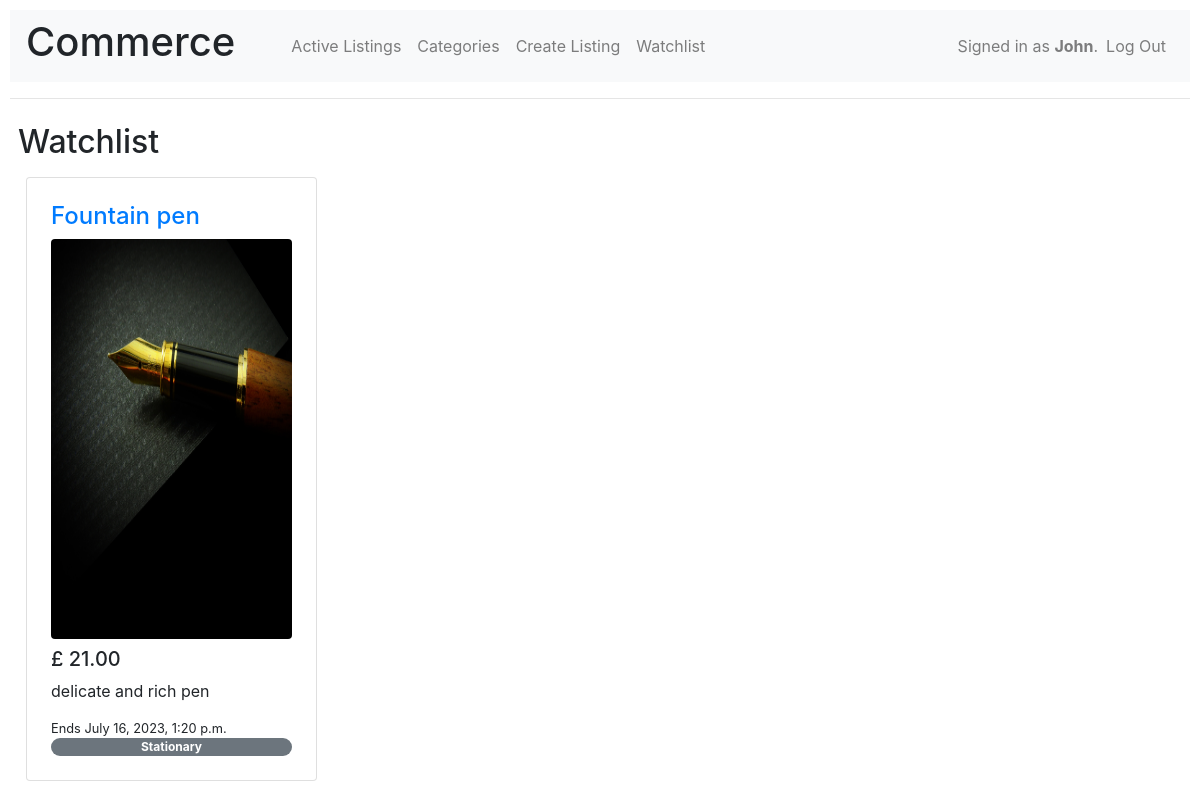
Page /watchlist (signed in) on the committed database.
### auctions/models.py (models this page shows, shortened)
class User(AbstractUser):
    def __str__(self):
        return f"{self.username}"

class Auction(models.Model):
    item_name        = models.CharField(max_length=64)
    item_description = models.TextField(max_length=800)
    image            = models.ImageField(
                          blank = True,
                          null = True,
                          upload_to =''
                       )
    category         = models.ForeignKey(
                          Category,
                          blank=True,
                          null=True,
                          on_delete=models.SET_NULL,
                          related_name="auctions"
                       )
    start_time       = models.DateTimeField()
    end_time         = models.DateTimeField()
    DURATIONS = (
        (3, "Three Days"),
        (7, "One Week"),
        (14, "Two Weeks"),
        (28, "Four Weeks")
    )
    duration         = models.IntegerField(choices=DURATIONS)
    ended_manually   = models.BooleanField(default=False)
    start_bid        = models.DecimalField(
                          max_digits=7,
                          decimal_places=2,
                          validators=[MinValueValidator(0.01)]
                       )
    user             = models.ForeignKey(
                          User,
                          on_delete=models.CASCADE,
                          related_name="auctions"
                       )
    watchers         = models.ManyToManyField(
                          User,
                          blank=True,
                          related_name="watchlist"
                       )
    class Meta:
        ordering = ('-end_time',)

class Bid(models.Model):
    amount  = models.DecimalField(max_digits=7, decimal_places=2)
    user    = models.ForeignKey(User, on_delete=models.CASCADE, related_name="bids")
    auction = models.ForeignKey(Auction, on_delete=models.CASCADE, related_name="bids")
    class Meta:
        ordering = ('-amount',)

class Category(models.Model):
    name = models.CharField(max_length=32)
    class Meta:
        ordering = ('name',)
    def __str__(self):
        return f"{self.name}"

### auctions/views.py (the view)
# urls.py: path("watchlist", views.watchlist, name="watchlist")
def watchlist(request):
    return render(request, "auctions/auction_list.html", {
        "auctions" : request.user.watchlist.all(),
        "title" : "Watchlist"
    })

### auctions/templates/auctions/auction_list.html
{% extends "auctions/layout.html" %}
{% block body %}
    <h2>{{ title }}</h2>
    <div class="d-flex flex-wrap  ">
        {% for auction in auctions %}
            <div class="  card p-4 m-2 col-lg-3 col-md-4 col-sm-12">
                <h4><a href="{% url 'auction' auction.id %}">{{ auction.item_name }}</a></h4>
                <img src="{{ auction.image.url }}" style="width: 500px; height: 400px;" class="img-fluid rounded">
                <h5 class="my-2">
                    {% if auction.bids.all.count > 0 %}
                        £ {{ auction.bids.first.amount }}
                    {% else %}
                        £ {{ auction.start_bid }}
                    {% endif %}
                </h5>
                <p class="">{{ auction.item_description }}</p>
                <small class="card-text muted">
                    Ends {{ auction.end_time }}
                </small>
                <a href="{% url 'category' auction.category %}"<span class="badge badge-secondary badge-pill">{{ auction.category }}</span></a>
            </div>
        {% endfor %}
    </div>
{% endblock %}

### auctions/templates/auctions/layout.html (shortened to what this page needs)
{% load static %}
<!DOCTYPE html>
<html lang="en">
    <head>
        <link rel="stylesheet" href="https://stackpath.bootstrapcdn.com/bootstrap/4.4.1/css/bootstrap.min.css">
        <link href="{% static 'auctions/styles.css' %}" rel="stylesheet">
    </head>
    <body>
        <nav class="navbar navbar-expand-md navbar-light bg-light">
            <h1 class="mr-5">Commerce</h1>
            <ul class="navbar-nav mr-auto">
                <li class="nav-item">
                    <a class="nav-link" href="{% url 'index' %}">Active Listings</a>
                </li>
                <li class="nav-item">
                    <a class="nav-link" href="{% url 'categories' %}">Categories</a>
                </li>
                {% if user.is_authenticated %}
                    <li class="nav-item">
                        <a class="nav-link" href="{% url 'create_listing' %}">Create Listing</a>
                    </li>
                    <li class="nav-item">
                        <a class="nav-link" href="{% url 'watchlist' %}">Watchlist</a>
                    </li>
                {% endif %}
            </ul>
            <ul class="navbar-nav my-2 my-lg-0">
                {% if user.is_authenticated %}
                    <li class="d-none d-lg-block">
                        <span class="navbar-text">Signed in as <strong>{{ user.username }}</strong>.</span>
                    </li>
                    <li class="nav-item">
                        <a class="nav-link" href="{% url 'logout' %}">Log Out</a>
                    </li>
                {% endif %}
            </ul>
        </nav>
        <hr>
        <div class="p-2">
            {% block body %}
            {% endblock %}
        </div>
    </body>
</html>

### auctions/static/auctions/styles.css (style rules this page uses)
body { padding: 10px; }

### rows in the picture
User: username "John"
Auction: item_name "Fountain pen", image (picture), bids.first.amount "21.00", item_description "delicate and rich pen", end_time "July 16, 2023, 1:20 p.m.", category "Stationary"

### other values in the picture
{{ title }} "Watchlist"
